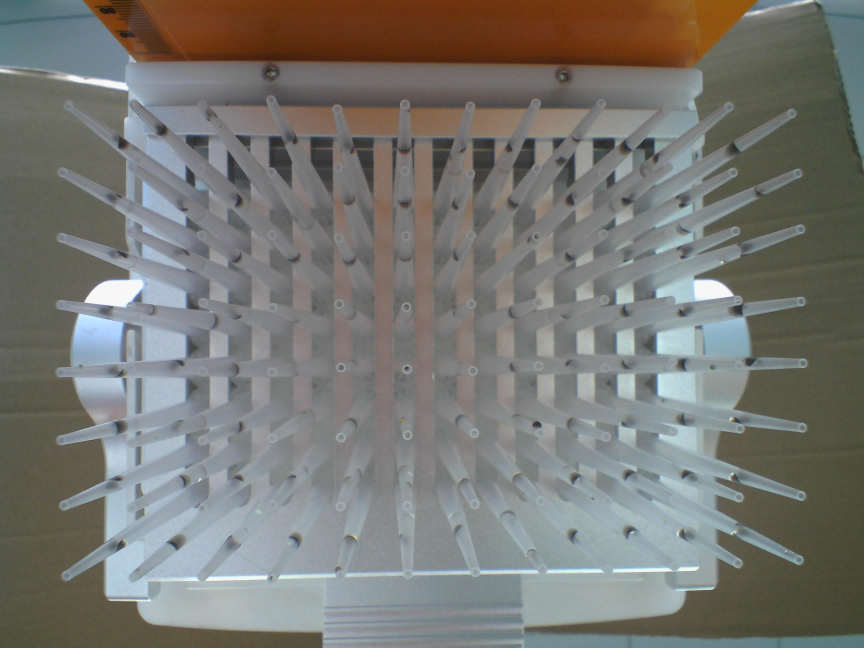
#> input picture sample/96-1000-黑色/96-1000-黑色-1.jpg, 2592 x 1944 px (shown at 1/3 size)
$ python -i droplet_detector.py   (imports and definitions only)
#> lines starting #> are read from the running program, lines starting #| are printed output that depends on the picture; after the words box and inside, x2 and y2 are one past the last pixel; in counts of white or black regions, pixels touching at a corner belong together
"""
液滴检测器模块
用于检测黑色液滴并提取轮廓
"""

import cv2
import numpy as np


class DropletDetector:
    """黑色液滴检测器"""

    def __init__(
        self,
        threshold_value=60,
        min_area=20,
        max_area=2000,
        use_adaptive=False,
        adaptive_block_size=15,
        adaptive_c=5,
        use_opening_preprocess=True,
        opening_kernel_size=3,
    ):
        """
        初始化检测器

        Args:
            threshold_value: 灰度阈值，低于此值视为黑色液滴（固定阈值模式）
            min_area: 最小轮廓面积，过滤噪点
            max_area: 最大轮廓面积，过滤大块干扰
            use_adaptive: 是否使用自适应阈值（默认False，固定阈值更适合此场景）
            adaptive_block_size: 自适应阈值邻域大小（必须为奇数）
            adaptive_c: 自适应阈值常数
            use_opening_preprocess: 是否使用形态学开运算预处理去除反光噪点
            opening_kernel_size: 开运算核大小（默认3，去除细小反光点）
        """
        self.threshold_value = threshold_value
        self.min_area = min_area
        self.max_area = max_area
        self.use_adaptive = use_adaptive
        self.adaptive_block_size = adaptive_block_size
        self.adaptive_c = adaptive_c
        self.use_opening_preprocess = use_opening_preprocess
        self.opening_kernel_size = opening_kernel_size

    def detect(self, gray_image):
        """
        检测液滴轮廓

        Args:
            gray_image: 灰度图像

        Returns:
            tuple: (valid_contours, thresh, morphed) 有效轮廓列表、阈值图、形态学处理图
        """
        processed = gray_image.copy()

        # 形态学开运算预处理：去除反光噪点（高亮细小白点）
        if self.use_opening_preprocess:
            opening_kernel = cv2.getStructuringElement(
                cv2.MORPH_ELLIPSE,
                (self.opening_kernel_size, self.opening_kernel_size),
            )
            processed = cv2.morphologyEx(
                processed, cv2.MORPH_OPEN, opening_kernel, iterations=1
            )

        # 阈值分割
        if self.use_adaptive:
            thresh = cv2.adaptiveThreshold(
                processed,
                255,
                cv2.ADAPTIVE_THRESH_GAUSSIAN_C,
                cv2.THRESH_BINARY_INV,
                self.adaptive_block_size,
                self.adaptive_c,
            )
        else:
            _, thresh = cv2.threshold(
                processed, self.threshold_value, 255, cv2.THRESH_BINARY_INV
            )

        # 形态学处理：椭圆核，膨胀2次+腐蚀1次（填充小孔洞，连接断裂边缘）
        kernel = cv2.getStructuringElement(cv2.MORPH_ELLIPSE, (5, 5))
        morphed = cv2.dilate(thresh, kernel, iterations=2)
        morphed = cv2.erode(morphed, kernel, iterations=1)

        # 查找轮廓
        contours, _ = cv2.findContours(
            morphed, cv2.RETR_EXTERNAL, cv2.CHAIN_APPROX_SIMPLE
        )

        # 过滤轮廓
        valid_contours = []
        for cnt in contours:
            area = cv2.contourArea(cnt)
            if self.min_area < area < self.max_area:
                valid_contours.append(cnt)

        return valid_contours, thresh, morphed

>>> import cv2
>>> picture = cv2.imread('../sample/96-1000-黑色/96-1000-黑色-1.jpg', cv2.IMREAD_GRAYSCALE)
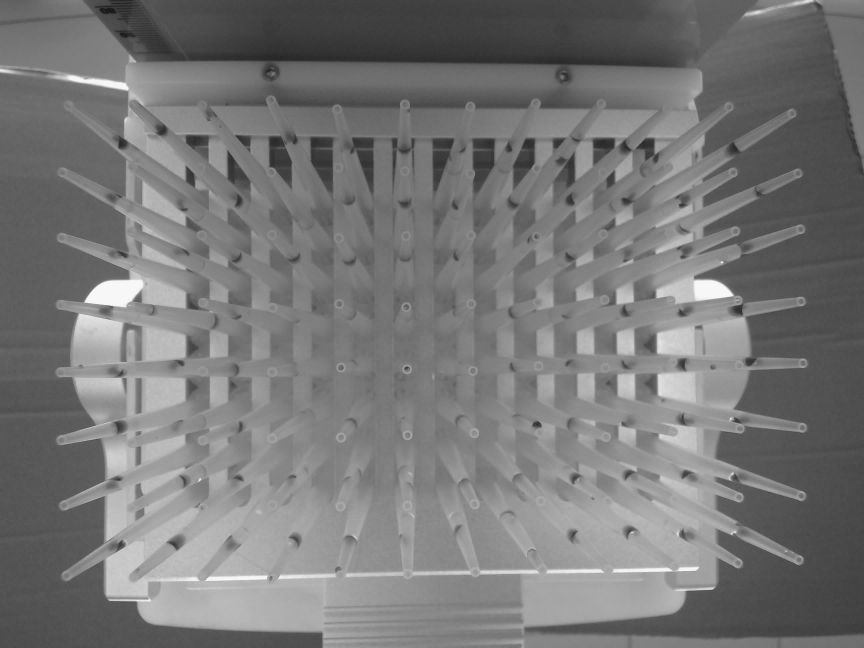
#> picture: shape (1944, 2592) (shown at 1/3 size); min 17, max 255, mean 119.4
>>> result = DropletDetector().detect(picture)
#> in detect, `_, thresh = cv2.threshold( processed, self.threshold_value, 255, cv2.T..`:
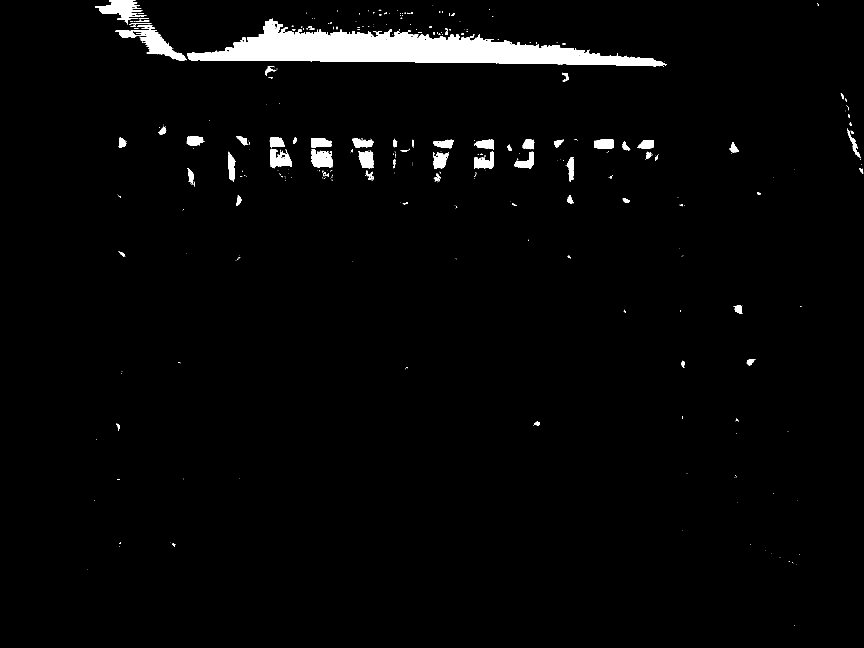
#> thresh: shape (1944, 2592) (shown at 1/3 size); 2.6% white; 342 white regions (252 under 20 px), largest, box (x1, y1, x2, y2) and area: (561, 56, 2000, 199) 87732, (346, 83, 560, 182) 6111, (285, 0, 440, 73) 4505
#> in detect, `morphed = cv2.dilate(thresh, kernel, iterations=2)`:
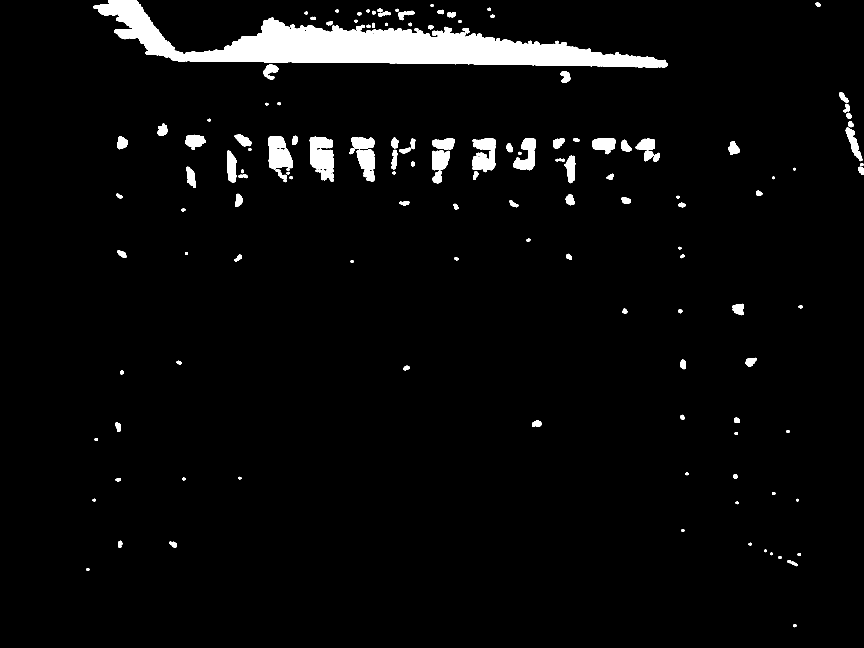
#> morphed: shape (1944, 2592) (shown at 1/3 size); 3.9% white; 141 white regions, largest, box (x1, y1, x2, y2) and area: (281, 0, 2004, 204) 125132, (929, 410, 1002, 546) 7118, (805, 408, 878, 509) 5390
#> in detect, `morphed = cv2.erode(morphed, kernel, iterations=1)`:
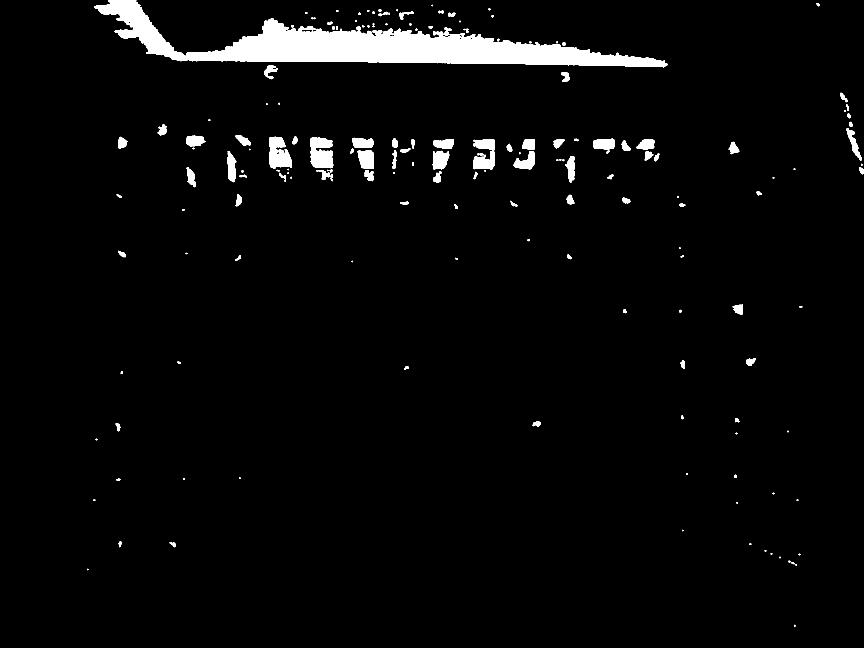
#> morphed: shape (1944, 2592) (shown at 1/3 size); 3.3% white; 158 white regions (18 under 20 px)
#> in detect, `contours, _ = cv2.findContours( morphed, cv2.RETR_EXTERNAL, cv2.CHAIN_..`: contours = 158 contours, 47 with area under 20; largest, box (x1, y1, x2, y2) and area: (283, 0, 2002, 202) 113660, (931, 412, 1000, 505) 4935, (807, 410, 876, 507) 4440, (1420, 417, 1484, 509) 3862, (1072, 450, 1122, 507) 2189
#> the loop in detect, `for cnt in contours:` made 158 passes
#> area on passes 3, 4, 10: 40, 20.5, 125
#> after the loop in detect, `for cnt in contours:`: valid_contours = 104 contours; largest, box (x1, y1, x2, y2) and area: (1780, 416, 1844, 461) 1806, (1541, 453, 1603, 509) 1772, (683, 453, 709, 547) 1590, (1056, 413, 1122, 444) 1558, (558, 406, 616, 440) 1364

$ run again, on sample/96-1000-黑色/96-1000-黑色-2.jpg
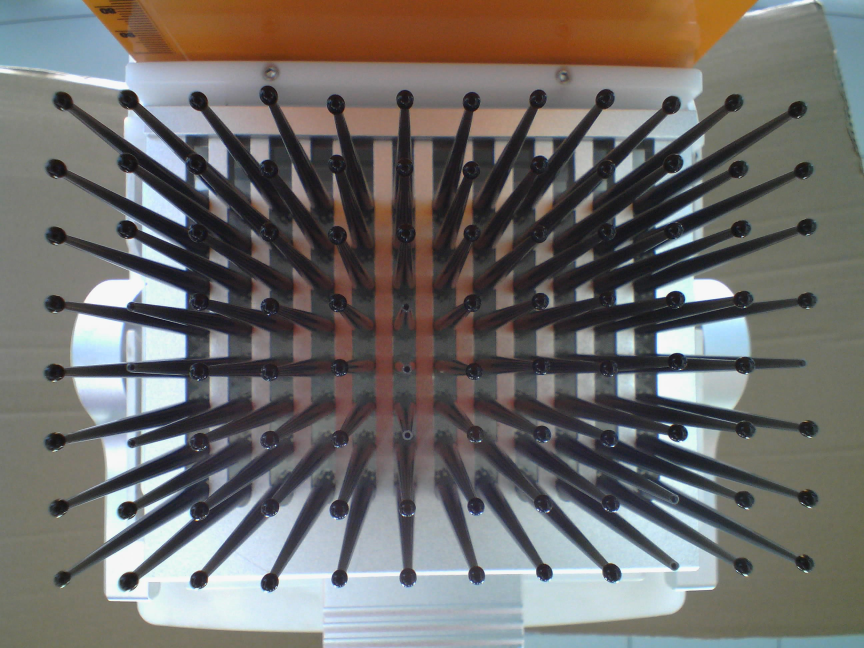
#> input picture sample/96-1000-黑色/96-1000-黑色-2.jpg, 2592 x 1944 px (shown at 1/3 size)
#> in detect, `_, thresh = cv2.threshold( processed, self.threshold_value, 255, cv2.T..`:
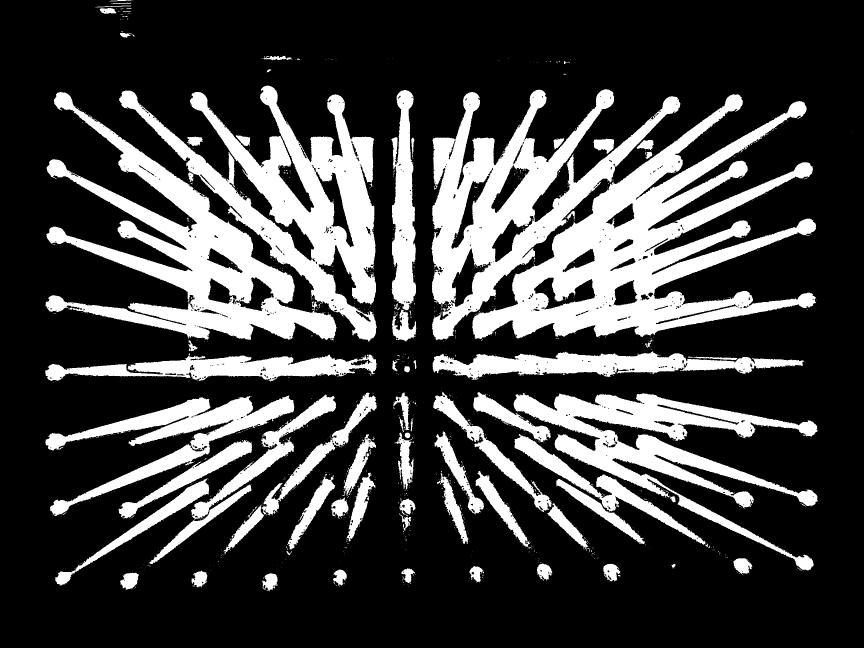
#> thresh: shape (1944, 2592) (shown at 1/3 size); 25.4% white; 1204 white regions (1108 under 20 px), largest, box (x1, y1, x2, y2) and area: (1417, 283, 2448, 1017) 249525, (136, 276, 1010, 1022) 171698, (357, 257, 1130, 1026) 169615
#> in detect, `morphed = cv2.erode(morphed, kernel, iterations=1)`:
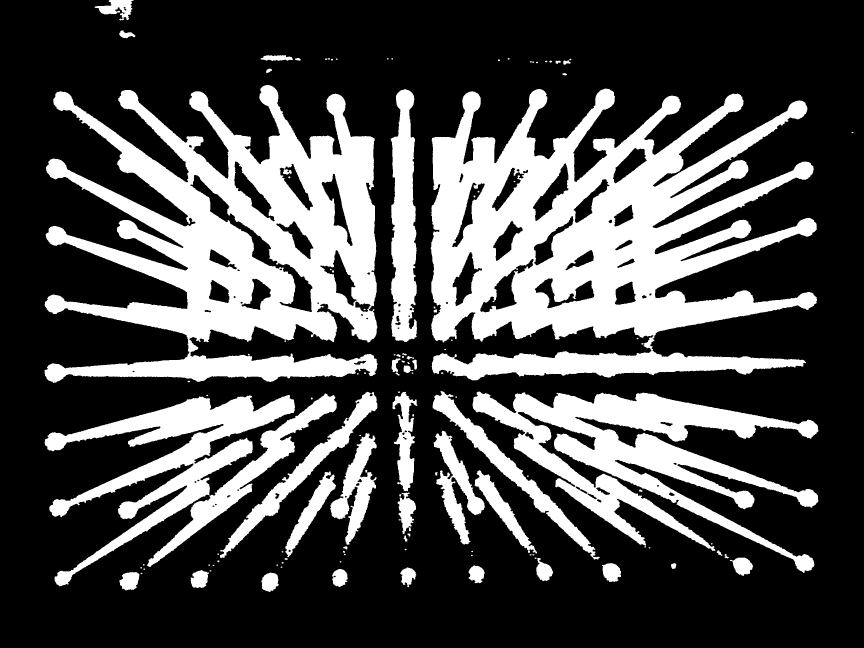
#> morphed: shape (1944, 2592) (shown at 1/3 size); 29.6% white; 110 white regions (34 under 20 px)
#> contours = 103 contours, 49 with area under 20; largest, box (x1, y1, x2, y2) and area: (1292, 266, 2451, 1141) 579843, (134, 255, 1133, 1149) 484656, (1418, 1175, 2455, 1719) 182916, (134, 1185, 885, 1759) 103496, (1172, 268, 1251, 1026) 43800
#> the loop in detect, `for cnt in contours:` made 103 passes
#> area on passes 1, 3, 5, 6, 8, 11, 16, 17: 2178, 2391.5, 2095, 1823, 1642.5, 1776, 184, 2326
#> after the loop in detect, `for cnt in contours:`: valid_contours = 32 contours; largest, box (x1, y1, x2, y2) and area: (996, 1707, 1043, 1762) 1823, (1406, 1696, 1454, 1750) 1776, (1201, 1702, 1249, 1762) 1642, (782, 165, 879, 183) 1086, (358, 91, 406, 115) 588
